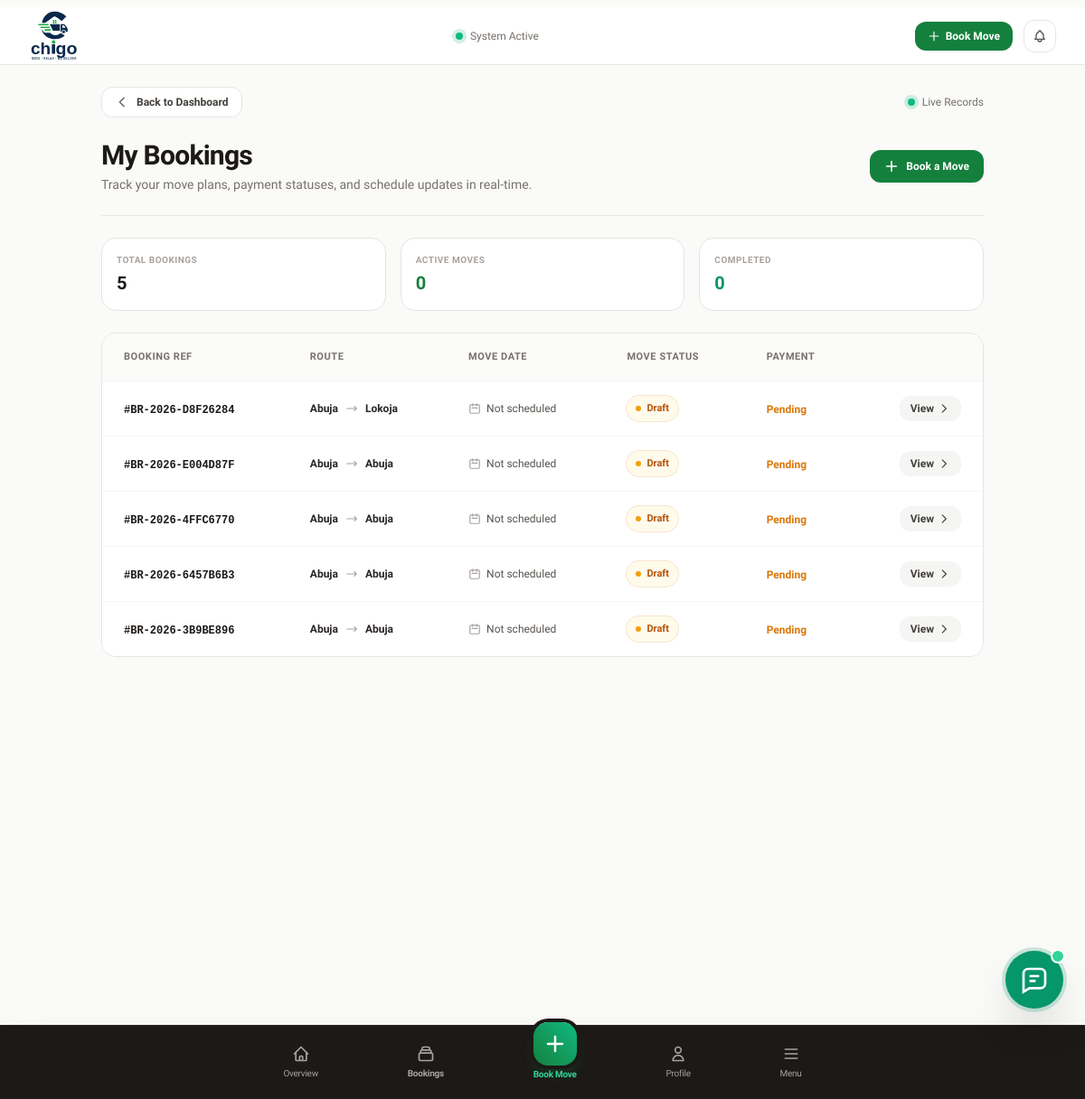
Screenshot of /customer/bookings (signed in) with the database file from the repository.
### moving_company/models.py (models this page shows)
class Booking(db.Model):
    __tablename__ = 'bookings'
    id = db.Column(db.Integer, primary_key=True)
    booking_request_id = db.Column(db.String(32), unique=True, nullable=True, index=True)
    booking_number = db.Column(db.String(20), unique=True, nullable=False, index=True)
    customer_id = db.Column(db.Integer, db.ForeignKey('users.id'))
    status = db.Column(db.String(50), default='Booking Received')
    primary_service = db.Column(db.String(30), nullable=False, default='residential', index=True)
    workflow_state = db.Column(db.String(40), nullable=False, default='CONFIRMED')
    quote_status = db.Column(db.String(30), nullable=False, default='Draft')
    workflow_data = db.Column(db.JSON, nullable=False, default=dict)
    calculation_data = db.Column(db.JSON, nullable=False, default=dict)
    estimated_duration_minutes = db.Column(db.Integer)
    flexible_date = db.Column(db.Boolean, nullable=False, default=False)
    flexible_time = db.Column(db.Boolean, nullable=False, default=False)
    schedule_feasible = db.Column(db.Boolean)
    manually_overridden_total = db.Column(db.Float)
    price_override_reason = db.Column(db.Text)
    move_date = db.Column(db.Date, nullable=True)
    preferred_time = db.Column(db.String(20), default='Morning')
    property_type = db.Column(db.String(50), default='2 Bedroom')
    pickup_address = db.Column(db.String(255), nullable=True)
    pickup_unit = db.Column(db.String(100))
    pickup_area = db.Column(db.String(120))
    pickup_area_council = db.Column(db.String(100))
    pickup_district = db.Column(db.String(120))
    pickup_neighborhood = db.Column(db.String(120))
    pickup_location_type = db.Column(db.String(60))
    pickup_original_input = db.Column(db.String(500))
    pickup_normalized_location = db.Column(db.String(500))
    pickup_local_place_id = db.Column(db.Integer, db.ForeignKey('local_places.id'), nullable=True, index=True)
    pickup_location_id = db.Column(db.Integer, nullable=True, index=True)
    pickup_nearest_landmark = db.Column(db.String(180))
    pickup_nearest_road = db.Column(db.String(180))
    pickup_route_resolution = db.Column(db.String(40))
    pickup_city = db.Column(db.String(100), nullable=True)
    pickup_state = db.Column(db.String(100), nullable=True)
    pickup_country = db.Column(db.String(100), nullable=False, default='Nigeria')
    pickup_formatted_address = db.Column(db.Text)
    pickup_latitude = db.Column(db.Float, default=0.0)
    pickup_longitude = db.Column(db.Float, default=0.0)
    pickup_place_id = db.Column(db.String(255))
    pickup_provider = db.Column(db.String(50), default='manual')
    pickup_provider_raw_id = db.Column(db.String(255))
    pickup_notes = db.Column(db.Text)
    pickup_access = db.Column(db.String(30), default='Not sure')
    pickup_inside_estate = db.Column(db.Boolean, default=False)
    pickup_narrow_road = db.Column(db.Boolean, default=False)
    pickup_parking_close = db.Column(db.Boolean, default=True)
    pickup_floor = db.Column(db.String(20), default='Ground')
    pickup_stairs = db.Column(db.Boolean, default=False)
    destination_address = db.Column(db.String(255), nullable=True)
    destination_unit = db.Column(db.String(100))
    destination_area = db.Column(db.String(120))
    destination_area_council = db.Column(db.String(100))
    destination_district = db.Column(db.String(120))
    destination_neighborhood = db.Column(db.String(120))
    destination_location_type = db.Column(db.String(60))
    destination_original_input = db.Column(db.String(500))
    destination_normalized_location = db.Column(db.String(500))
    destination_local_place_id = db.Column(db.Integer, db.ForeignKey('local_places.id'), nullable=True, index=True)
    dropoff_location_id = db.Column(db.Integer, nullable=True, index=True)
    destination_nearest_landmark = db.Column(db.String(180))
    destination_nearest_road = db.Column(db.String(180))
    destination_route_resolution = db.Column(db.String(40))
    destination_city = db.Column(db.String(100), nullable=True)
    destination_state = db.Column(db.String(100), nullable=True)
    destination_country = db.Column(db.String(100), nullable=False, default='Nigeria')
    destination_formatted_address = db.Column(db.Text)
    destination_latitude = db.Column(db.Float, default=0.0)
    destination_longitude = db.Column(db.Float, default=0.0)
    destination_place_id = db.Column(db.String(255))
    destination_provider = db.Column(db.String(50), default='manual')
    destination_provider_raw_id = db.Column(db.String(255))
    destination_notes = db.Column(db.Text)
    destination_access = db.Column(db.String(30), default='Not sure')
    destination_inside_estate = db.Column(db.Boolean, default=False)
    destination_narrow_road = db.Column(db.Boolean, default=False)
    destination_parking_close = db.Column(db.Boolean, default=True)
    destination_floor = db.Column(db.String(20), default='Ground')
    destination_stairs = db.Column(db.Boolean, default=False)
    distance_km = db.Column(db.Float, default=0.0)
    route_duration_minutes = db.Column(db.Float)
    route_provider = db.Column(db.String(40))
    distance_source = db.Column(db.String(80))
    distance_precision = db.Column(db.String(30))
    route_status = db.Column(db.String(30), nullable=False, default='PENDING')
    route_calculated_at = db.Column(db.DateTime)
    service_area_status = db.Column(db.String(40))
    number_of_bedrooms = db.Column(db.Integer, default=0)
    number_of_living_rooms = db.Column(db.Integer, default=0)
    number_of_kitchens = db.Column(db.Integer, default=0)
    number_of_bathrooms = db.Column(db.Integer, default=0)
    number_of_floors = db.Column(db.Integer, default=1)
    estimated_volume_m3 = db.Column(db.Float, default=0.0)
    estimated_weight_kg = db.Column(db.Float, default=0.0)
    recommended_vehicle_type_id = db.Column(db.Integer, db.ForeignKey('vehicle_types.id'), nullable=True)
    assigned_vehicle_type_id = db.Column(db.Integer, db.ForeignKey('vehicle_types.id'), nullable=True)
    assigned_partner_vehicle_id = db.Column(db.Integer, db.ForeignKey('partner_vehicles.id'), nullable=True)
    vehicle_review_required = db.Column(db.Boolean, default=False)
    vehicle_override_reason = db.Column(db.Text)
    overridden_by = db.Column(db.Integer, db.ForeignKey('users.id'), nullable=True)
    overridden_at = db.Column(db.DateTime)
    estimated_total = db.Column(db.Float, default=0.0)
    deposit_amount = db.Column(db.Float, default=0.0)
    balance_amount = db.Column(db.Float, default=0.0)
    referral_id = db.Column(db.Integer, db.ForeignKey('referrals.id'), nullable=True, index=True)
    referral_discount_amount = db.Column(db.Float, nullable=False, default=0.0)
    payment_status = db.Column(db.String(30), default='Pending')
    created_at = db.Column(db.DateTime, default=datetime.utcnow)
    updated_at = db.Column(db.DateTime, default=datetime.utcnow, onupdate=datetime.utcnow)
    customer = db.relationship('User', back_populates='bookings', foreign_keys=[customer_id])
    items = db.relationship('BookingItem', back_populates='booking', cascade='all, delete-orphan')
    inventory = db.relationship('BookingInventory', back_populates='booking', cascade='all, delete-orphan')
    photos = db.relationship('BookingPhoto', back_populates='booking', cascade='all, delete-orphan')
    payments = db.relationship('Payment', back_populates='booking', cascade='all, delete-orphan')
    notifications = db.relationship('Notification', back_populates='booking', cascade='all, delete-orphan')
    reviews = db.relationship('Review', back_populates='booking', cascade='all, delete-orphan')
    incidents = db.relationship('IncidentReport', back_populates='booking', cascade='all, delete-orphan')
    assignments = db.relationship('BookingAssignment', back_populates='booking', cascade='all, delete-orphan')
    events = db.relationship('BookingEvent', back_populates='booking', cascade='all, delete-orphan')
    quote_lines = db.relationship('BookingQuoteLine', back_populates='booking', cascade='all, delete-orphan')
    recommended_vehicle_type = db.relationship('VehicleType', foreign_keys=[recommended_vehicle_type_id])
    assigned_vehicle_type = db.relationship('VehicleType', foreign_keys=[assigned_vehicle_type_id])
    assigned_partner_vehicle = db.relationship('PartnerVehicle', foreign_keys=[assigned_partner_vehicle_id])
    pickup_local_place = db.relationship('LocalPlace', foreign_keys=[pickup_local_place_id])
    destination_local_place = db.relationship('LocalPlace', foreign_keys=[destination_local_place_id])

### moving_company/routes/customer.py (the view)
@customer_bp.route('/bookings')
@login_required
def bookings():
    bookings = Booking.query.filter_by(customer_id=current_user.id).order_by(Booking.created_at.desc()).all()
    return render_template('customer/bookings.html', bookings=bookings)

### moving_company/templates/customer/bookings.html (shortened to what this page needs)
{% extends 'dashboard_base.html' %}
{% block dashboard_content %}
<div class="space-y-6 max-w-5xl mx-auto px-4 sm:px-6 py-6">
  <div class="flex items-center justify-between">
    <a href="{{ url_for('customer.dashboard') }}"
       class="inline-flex items-center gap-2 rounded-xl border border-stone-200 bg-white px-3.5 py-2 text-xs font-bold text-stone-700 shadow-xs hover:bg-stone-50 hover:border-stone-300 transition-all group">
      <svg class="w-4 h-4 text-stone-500 group-hover:-translate-x-0.5 transition-transform" fill="none" viewBox="0 0 24 24" stroke="currentColor" stroke-width="2.5">
        <path stroke-linecap="round" stroke-linejoin="round" d="M15 19l-7-7 7-7"/>
      </svg>
      <span>Back to Dashboard</span>
    </a>
    <div class="hidden sm:flex items-center gap-2 text-xs text-stone-500 font-medium">
      <span class="inline-block h-2 w-2 rounded-full bg-emerald-500 ring-4 ring-emerald-500/20"></span>
      <span>Live Records</span>
    </div>
  </div>
  <header class="flex flex-col sm:flex-row sm:items-center sm:justify-between gap-4 border-b border-stone-200 pb-6">
    <div>
      <h1 class="text-2xl font-black text-stone-900 tracking-tight sm:text-3xl">My Bookings</h1>
      <p class="mt-1 text-sm text-stone-500">Track your move plans, payment statuses, and schedule updates in real-time.</p>
    </div>
    <div class="shrink-0">
      <a href="{{ url_for('booking.start') }}"
         class="inline-flex items-center gap-2 rounded-xl bg-brand-700 px-4 py-2.5 text-xs font-bold text-white shadow-sm hover:bg-brand-800 transition-all">
        <svg class="w-4 h-4" fill="none" viewBox="0 0 24 24" stroke="currentColor" stroke-width="2.5">
          <path stroke-linecap="round" stroke-linejoin="round" d="M12 4v16m8-8H4" />
        </svg>
        <span>Book a Move</span>
      </a>
    </div>
  </header>
  {% if bookings %}
  <div class="grid grid-cols-2 sm:grid-cols-3 gap-3 sm:gap-4">
    <div class="rounded-2xl border border-stone-200 bg-white p-4 shadow-xs">
      <p class="text-[10px] font-bold uppercase tracking-wider text-stone-400">Total Bookings</p>
      <p class="mt-1 text-xl font-black text-stone-900">{{ bookings | length }}</p>
    </div>
    <div class="rounded-2xl border border-stone-200 bg-white p-4 shadow-xs">
      <p class="text-[10px] font-bold uppercase tracking-wider text-stone-400">Active Moves</p>
      <p class="mt-1 text-xl font-black text-brand-700">
        {{ bookings | selectattr('status', 'in', ['Pending', 'In Progress', 'Confirmed']) | list | length }}
      </p>
    </div>
    <div class="col-span-2 sm:col-span-1 rounded-2xl border border-stone-200 bg-white p-4 shadow-xs">
      <p class="text-[10px] font-bold uppercase tracking-wider text-stone-400">Completed</p>
      <p class="mt-1 text-xl font-black text-emerald-600">
        {{ bookings | selectattr('status', 'equalto', 'Completed') | list | length }}
      </p>
    </div>
  </div>
  <div class="hidden md:block overflow-hidden rounded-2xl border border-stone-200 bg-white shadow-xs">
    <table class="min-w-full text-left text-sm divide-y divide-stone-100">
      <thead class="bg-stone-50/80 text-[11px] font-bold uppercase tracking-wider text-stone-500">
        <tr>
          <th scope="col" class="px-6 py-4">Booking Ref</th>
          <th scope="col" class="px-6 py-4">Route</th>
          <th scope="col" class="px-6 py-4">Move Date</th>
          <th scope="col" class="px-6 py-4">Move Status</th>
          <th scope="col" class="px-6 py-4">Payment</th>
          <th scope="col" class="px-6 py-4 text-right"><span class="sr-only">Actions</span></th>
        </tr>
      </thead>
      <tbody class="divide-y divide-stone-100 bg-white">
        {% for booking in bookings %}
        <tr class="transition-colors hover:bg-stone-50/70">
          <td class="whitespace-nowrap px-6 py-4">
            <span class="font-mono text-xs font-bold text-stone-900">#{{ booking.booking_number }}</span>
          </td>
          <td class="px-6 py-4">
            <div class="flex items-center gap-2 text-xs font-semibold text-stone-800">
              <span>{{ booking.pickup_city }}</span>
              <svg class="w-3.5 h-3.5 shrink-0 text-stone-400" fill="none" viewBox="0 0 24 24" stroke="currentColor" stroke-width="2">
                <path stroke-linecap="round" stroke-linejoin="round" d="M17 8l4 4m0 0l-4 4m4-4H3" />
              </svg>
              <span>{{ booking.destination_city }}</span>
            </div>
          </td>
          <td class="whitespace-nowrap px-6 py-4 text-xs font-medium text-stone-600">
            <div class="flex items-center gap-1.5">
              <svg class="w-3.5 h-3.5 text-stone-400" fill="none" viewBox="0 0 24 24" stroke="currentColor" stroke-width="2">
                <path stroke-linecap="round" stroke-linejoin="round" d="M8 7V3m8 4V3m-9 8h10M5 21h14a2 2 0 002-2V7a2 2 0 00-2-2H5a2 2 0 00-2 2v12a2 2 0 002 2z"/>
              </svg>
              <span>{{ booking.move_date or 'Not scheduled' }}</span>
            </div>
          </td>
          <td class="whitespace-nowrap px-6 py-4">
            {% set status = booking.status | lower %}
            {% if status == 'completed' %}
              <span class="inline-flex items-center gap-1.5 rounded-full bg-emerald-50 px-2.5 py-1 text-[11px] font-bold text-emerald-700 ring-1 ring-emerald-600/20">
                <span class="h-1.5 w-1.5 rounded-full bg-emerald-500"></span> Completed
              </span>
            {% elif status in ['in progress', 'ongoing', 'confirmed'] %}
              <span class="inline-flex items-center gap-1.5 rounded-full bg-brand-50 px-2.5 py-1 text-[11px] font-bold text-brand-700 ring-1 ring-brand-600/20">
                <span class="h-1.5 w-1.5 rounded-full bg-brand-600"></span> {{ booking.status }}
              </span>
            {% elif status == 'cancelled' %}
              <span class="inline-flex items-center gap-1.5 rounded-full bg-rose-50 px-2.5 py-1 text-[11px] font-bold text-rose-700 ring-1 ring-rose-600/20">
                <span class="h-1.5 w-1.5 rounded-full bg-rose-500"></span> Cancelled
              </span>
            {% else %}
              <span class="inline-flex items-center gap-1.5 rounded-full bg-amber-50 px-2.5 py-1 text-[11px] font-bold text-amber-700 ring-1 ring-amber-600/20">
                <span class="h-1.5 w-1.5 rounded-full bg-amber-500"></span> {{ booking.status }}
              </span>
            {% endif %}
          </td>
          <td class="whitespace-nowrap px-6 py-4">
            {% set payment = booking.payment_status | lower %}
            {% if payment == 'paid' %}
              <span class="text-xs font-bold text-emerald-600 flex items-center gap-1">
                <svg class="w-3.5 h-3.5" fill="none" viewBox="0 0 24 24" stroke="currentColor" stroke-width="2.5"><path stroke-linecap="round" stroke-linejoin="round" d="M5 13l4 4L19 7"/></svg>
                Paid
              </span>
            {% elif payment == 'pending' %}
              <span class="text-xs font-bold text-amber-600">Pending</span>
            {% else %}
              <span class="text-xs font-semibold text-stone-500">{{ booking.payment_status }}</span>
            {% endif %}
          </td>
          <td class="whitespace-nowrap px-6 py-4 text-right">
            <a href="{{ url_for('customer.booking_detail', booking_id=booking.id) }}"
               class="inline-flex items-center gap-1 rounded-xl bg-stone-100 px-3 py-1.5 text-xs font-bold text-stone-700 hover:bg-brand-50 hover:text-brand-700 transition-colors">
              <span>View</span>
              <svg class="w-3.5 h-3.5" fill="none" viewBox="0 0 24 24" stroke="currentColor" stroke-width="2"><path stroke-linecap="round" stroke-linejoin="round" d="M9 5l7 7-7 7"/></svg>
            </a>
          </td>
        </tr>
        {% endfor %}
      </tbody>
    </table>
  </div>
  {% endif %}
</div>
{% endblock %}

### rows the page displays
Booking: booking_number "BR-2026-D8F26284", pickup_city "Abuja", destination_city "Lokoja", move_date "Not scheduled", status "Draft"
Booking: booking_number "BR-2026-E004D87F", pickup_city "Abuja", destination_city "Abuja", move_date "Not scheduled", status "Draft"
Booking: booking_number "BR-2026-4FFC6770", pickup_city "Abuja", destination_city "Abuja", move_date "Not scheduled", status "Draft"
Booking: booking_number "BR-2026-6457B6B3", pickup_city "Abuja", destination_city "Abuja", move_date "Not scheduled", status "Draft"
Booking: booking_number "BR-2026-3B9BE896", pickup_city "Abuja", destination_city "Abuja", move_date "Not scheduled", status "Draft"

### other values shown
{{ bookings | length }} "5"
